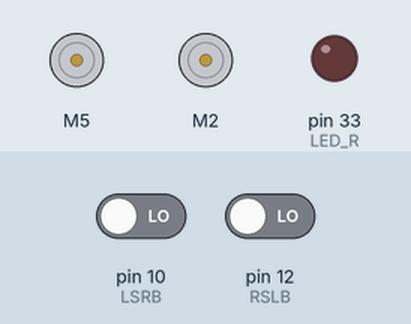
The sketch below on a simulated Arduino Mega 2560, built with avr-gcc and run on an emulated ATmega2560. Shown: 2 × DC motor (green arrow = forward, orange = backward, longer = faster), output pins drawn as LEDs (lit = HIGH). Inputs (shaded band) come from the test bench; at power-on: pin 12 (RSLB) LOW, pin 10 (LSRB) LOW. What the sketch prints to the serial monitor is not drawn.

Above: at 0.8 s.
0.9 s: pin 12 (RSLB) driven HIGH
At 2.9 s:
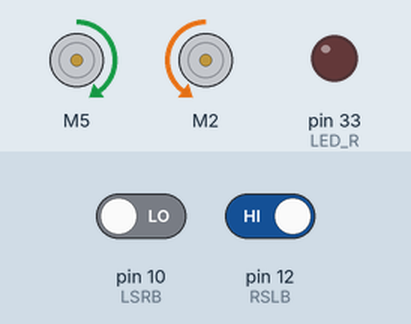
At 3.8 s:
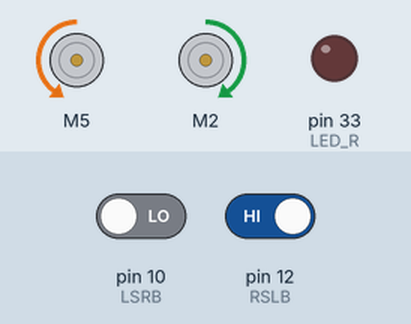
3.9 s: pin 10 (LSRB) driven HIGH
At 7.5 s:
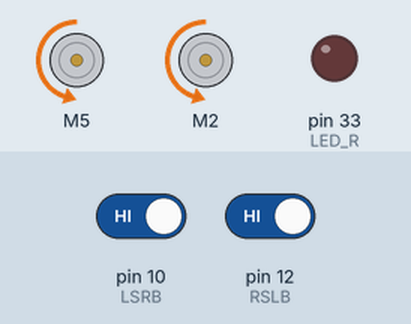
Timing chart, 0 to 9.0 s (numbered marks = the images above; inputs shaded):
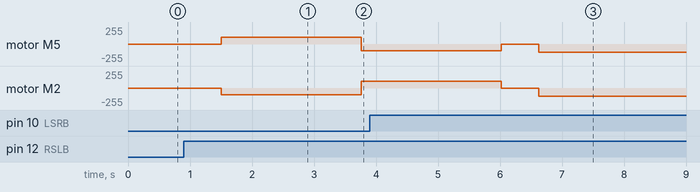

Measured:
- after the input at 0.9 s, motor M5: stopped → forward 100/255 after 0.60 s, → backward 100/255 2.3 s later; motor M2: stopped → backward 100/255 after 0.60 s, → forward 100/255 2.3 s later

The sketch:

MESH_25.ino
```cpp
//This is my base code for a bot without oled and this may need some tweaks or adjustments to fit your bot

#include <QTRSensors.h>
#include <SparkFun_TB6612.h>

#define Twhite 150  // Threshold for white surface detection
#define Tblack 400  // Threshold for black line detection
#define NUM_SENSORS 16  // Number of sensors used in the QTR array

// PID calculation variables
int error_dir = 0;
int last_error = 0;  // Last error value for PID calculation
int I = 0;           // PID terms
float Kp = 0.05, Ki = 0.0005, Kd = 0.3;
int center_position = 7500;
uint8_t MAX_SPEED_R = 255, MAX_SPEED_L = 255;
uint8_t BASE_SPEED_R = 220, BASE_SPEED_L = 220;
#define TURN_SPEED 150

// Create QTR object for IR
QTRSensors qtr;
uint16_t sensorValues[NUM_SENSORS];

// Motor driver pin definitions (TB6612FNG)
#define LIN1 2
#define LIN2 3
#define LPWM 1

#define RIN1 5
#define RIN2 6
#define RPWM 7
Motor motor_r = Motor(RIN1, RIN2, RPWM, -1, 99);
Motor motor_l = Motor(LIN1, LIN2, LPWM, -1, 99);
#define LED_L 0
#define LED_R 33

// Button definitions
#define RSLB 12
#define LSRB 10
bool ABUT = false;
bool FBUT = false;
bool SBUT = false;

// Path variables
bool LP = false;
bool RP = false;
bool FP = false;
char Turn;
char turn;
char path[100];
int pathLength = 0;

// Function prototypes
void setMotor(int set_speed_r, int set_speed_l);
void moveForward();
void turnLeft();
void turnRight();
void uTurn();
void stopMotors();
void recordPath(char move);
void optimizePath();
void pid_control();
void mspeed(int posa, int posb);
void finalRun();

void setup() {
    Serial.begin(9600);

    // Initialize QTR sensor array
    qtr.setTypeRC();
    qtr.setSensorPins((const uint8_t[]){23,22,21,20,19,18,17,16,15,14,32,41,40,39,38,37}, NUM_SENSORS);

    pinMode(LED_L, OUTPUT);
    pinMode(LED_R, OUTPUT);

    // Setup Motor pins
    pinMode(RIN1, OUTPUT);
    pinMode(RIN2, OUTPUT);
    pinMode(RPWM, OUTPUT);
    pinMode(LIN1, OUTPUT);
    pinMode(LIN2, OUTPUT);
    pinMode(LPWM, OUTPUT);

    // Initialize motors but stop initially
    motor_r.brake();
    motor_l.brake();
    delay(2);

    // Setup Buttons
    pinMode(RSLB, INPUT);
    pinMode(LSRB, INPUT);

    // Wait for the first button press to start calibration
    while (true) {
        if (digitalRead(RSLB) == HIGH) {
            Serial.println("First butt..");
            delay(600);
            break;
        }
    }

    // Calibrate IR sensors
    for (int i = 0; i < 100; i++) {
        if (i < 50) {
            setMotor(-100, 100);
        } else {
            setMotor(100, -100);
        }
        Serial.print("calibrating sensors");
        qtr.calibrate();
        delay(20);
    }
    motor_r.brake();
    motor_l.brake();
    delay(2);

    // Wait for the second button press to start the main loop
    while (true) {
        Serial.println("inside while");
        if (digitalRead(LSRB) == HIGH) {
            Serial.println("After First butt..");
            delay(600);
            ABUT = true;
            break;
        }
        if (digitalRead(RSLB) == HIGH) {
            delay(600);
            Serial.println("After 2nd butt..");
            ABUT = false;
            break;
        }
    }
}

void loop() {
  moveForward();
 // pid_control();
    // while (1) {
    //     FP = false;
    //     RP = false;
    //     LP = false;
    //     pid_control();
    //     qtr.readLineWhite(sensorValues);

    //     // Check for left turn intersection || sensorValues[1] < Twhite || sensorValues[2] < Twhite
    //     if (sensorValues[0] < Twhite ) {
    //         LP = true;
    //         Turn = 'L';
    //         digitalWrite(LED_L, HIGH);

    //         // Check for right turn intersection as well   || sensorValues[14] < Twhite || sensorValues[13] < Twhite
    //         for (int i = 0; i < 10; i++) {
    //             qtr.readLineWhite(sensorValues);
    //             if (sensorValues[15] < Twhite ) {
    //                 RP = true;
    //                 Turn = 'R';
    //                 digitalWrite(LED_R, HIGH);
    //                 break;
    //             }
    //         }
    //         break;
    //     } else {
    //         digitalWrite(LED_L, LOW);
    //     }

    //     // Check for right turn intersection  || sensorValues[14] < Twhite || sensorValues[13] < Twhite
    //     if (sensorValues[15] < Twhite ) {
    //         RP = true;
    //         Turn = 'R';
    //         digitalWrite(LED_R, HIGH);

    //         // Check for left turn intersection as well  || sensorValues[1] < Twhite || sensorValues[2] < Twhite
    //         for (int i = 0; i < 10; i++) {
    //             qtr.readLineWhite(sensorValues);
    //             if (sensorValues[0] < Twhite ) {
    //                 LP = true;
    //                 Turn = 'L';
    //                 digitalWrite(LED_L, HIGH);
    //                 break;
    //             }
    //         }
    //         break;
    //     } else {
    //         digitalWrite(LED_R, LOW);
    //     }

    //     // Check for U-turn (all sensors off the line)
    //     if (sensorValues[0] > Tblack && sensorValues[1] > Tblack && sensorValues[2] > Tblack && sensorValues[3] > Tblack && sensorValues[4] > Tblack && sensorValues[5] > Tblack && sensorValues[6] > Tblack && sensorValues[7] > Tblack && sensorValues[8] > Tblack && sensorValues[9] > Tblack && sensorValues[10] > Tblack && sensorValues[11] > Tblack && sensorValues[12] > Tblack && sensorValues[13] > Tblack && sensorValues[14] > Tblack && sensorValues[15] > Tblack) {
    //         uTurn();
    //         recordPath('U');
    //         optimizePath();
    //     }
    // }

    // stopMotors();
    // delay(1000);
    // moveForward();
    // stopMotors();
    // delay(1000);
    // qtr.readLineWhite(sensorValues);

    // // Final run condition check (all sensors read Twhite)
    // if (sensorValues[0] < Twhite && sensorValues[1] < Twhite && sensorValues[2] < Twhite && sensorValues[3] < Twhite && sensorValues[4] < Twhite && sensorValues[5] < Twhite && sensorValues[6] < Twhite && sensorValues[7] < Twhite && sensorValues[8] < Twhite && sensorValues[9] < Twhite && sensorValues[10] < Twhite && sensorValues[11] < Twhite && sensorValues[12] < Twhite && sensorValues[13] < Twhite && sensorValues[14] < Twhite && sensorValues[15] < Twhite) {
    //     while (true) {
    //         if (digitalRead(RSLB) == HIGH) {
    //             delay(600);
    //             break;
    //         }
    //     }
    //     finalRun();
    // }

    //   qtr.readLineWhite(sensorValues);

    // // Check for straight path
    // if (sensorValues[5] > Tblack && sensorValues[6] > Tblack && sensorValues[7] > Tblack && sensorValues[8] > Tblack && sensorValues[9] > Tblack && sensorValues[10] > Tblack && sensorValues[11] > Tblack && sensorValues[12] > Tblack ) {
    //     FP = false;
    // } else {
    //     FP = true;
    // }

    // // Navigation logic based on button state (ABUT)
    // if (ABUT) {
    //     if (LP) {
    //         turnLeft();
    //         recordPath('L');
    //         optimizePath();
    //     } else if (FP) {
    //         //moveForward();
    //         recordPath('S');
    //         optimizePath();
    //     } else if (RP) {
    //         turnRight();
    //         recordPath('R');
    //         optimizePath();
    //     }
    // } else {
    //     if (RP) {
    //         turnRight();
    //         recordPath('R');
    //         optimizePath();
    //     } else if (FP) {
    //         //moveForward();
    //         recordPath('S');
    //         optimizePath();
    //     } else if (LP) {
    //         turnLeft();
    //         recordPath('L');
    //         optimizePath();
    //     }
    // }
    // //delay(1000);
    // digitalWrite(LED_L, LOW);
    // digitalWrite(LED_R, LOW);
}

// Function to read the position of the line using QTR sensor array
int readLine() {
    int position = qtr.readLineWhite(sensorValues);
    return position;
}

// Move forward
void moveForward() {
    setMotor(120, 120);
    delay(200);
}

// Turn left
void turnLeft() {
    while (sensorValues[9] < Twhite || sensorValues[8] < Twhite) {
        qtr.readLineWhite(sensorValues);
        setMotor(120, -120);
    }
    while (sensorValues[9] > Tblack || sensorValues[8] > Tblack) {
        qtr.readLineWhite(sensorValues);
        setMotor(120, -120);
    }
    // while (sensorValues[0] < Twhite || sensorValues[15] < Twhite) {
    //     qtr.readLineWhite(sensorValues);
    //     setMotor(90, -90);
    // }
}

// Turn right
void turnRight() {
    while (sensorValues[9] < Twhite || sensorValues[8] < Twhite) {
        qtr.readLineWhite(sensorValues);
        setMotor(-120, 120);
    }
    while (sensorValues[9] > Tblack || sensorValues[9] > Tblack) {
        qtr.readLineWhite(sensorValues);
        setMotor(-120, 120);
    }
    // while (sensorValues[0] != 1000 || sensorValues[15] != 1000) {
    //     qtr.readLineWhite(sensorValues);
    //     setMotor(-90, 90);
    // }
}

// U-turn
void uTurn() {
    while (sensorValues[7] > Tblack || sensorValues[8] > Tblack) {
        qtr.readLineWhite(sensorValues);
        setMotor(-120, 120);
    }
    stopMotors();
}

// Stop motors
void stopMotors() {
    motor_r.brake();
    motor_l.brake();
    delay(10);
}

// Record the movement in the path
void recordPath(char move) {
    if (pathLength < 100) {
        path[pathLength++] = move;
    }
}

// Optimize the path
void optimizePath() {
    if (pathLength < 3 || path[pathLength - 2] != 'U') {
        return;
    }

    int total_angle = 0;

    for (int m = 1; m <= 3; m++) {
        switch (path[pathLength - m]) {
            case 'R':
                total_angle += 90;
                break;
            case 'L':
                total_angle += 270;
                break;
            case 'U':
                total_angle += 180;
                break;
        }
    }

    total_angle %= 360;

    switch (total_angle) {
        case 0:
            path[pathLength - 3] = 'S';
            break;
        case 90:
            path[pathLength - 3] = 'R';
            break;
        case 180:
            path[pathLength - 3] = 'U';
            break;
        case 270:
            path[pathLength - 3] = 'L';
            break;
    }
    pathLength -= 2;
}

// PID control function
void pid_control() {
    uint16_t position = qtr.readLineWhite(sensorValues);

    // FIX 1: Invert the error calculation so the signs match the motor logic
    // Range: -7500 (Left) to +7500 (Right)
    int error = position - center_position;

    // P Term
    int P = error;

    // D Term
    int D = error - last_error;
    last_error = error;

    // I Term (Optional: Disabled for now to ensure stability)
    // Only enable I if the robot oscillates around the center but never quite settles
    // I = I + error;
    // int I_term = I * Ki;

    // PID Calculation
    // Note: Removed I for initial tuning
    float motorAdjustment = (P * Kp) + (D * Kd);

    // Calculate motor speeds
    int rightMotorSpeed = BASE_SPEED_R - motorAdjustment;
    int leftMotorSpeed  = BASE_SPEED_L + motorAdjustment;

    // FIX 2: Allow negative speeds for sharp turns (Pivot turning)
    // The SparkFun library handles negative numbers by reversing the motor direction
    rightMotorSpeed = constrain(rightMotorSpeed, -MAX_SPEED_R, MAX_SPEED_R);
    leftMotorSpeed  = constrain(leftMotorSpeed,  -MAX_SPEED_L, MAX_SPEED_L);

    // Set motor speeds
    mspeed(rightMotorSpeed, leftMotorSpeed);
}

// Sets the speed for both motors using the motor objects
void mspeed(int posa, int posb) {
    motor_r.drive(posa);
    motor_l.drive(posb);
}

// Sets the speed for both motors (alternative)
void setMotor(int set_speed_r, int set_speed_l) {
    motor_r.drive(set_speed_r);
    motor_l.drive(set_speed_l);
}

// Final run function to follow the optimized path
void finalRun() {
    int i = 0;
    while (i < pathLength) {
        while (true) {
            qtr.readLineWhite(sensorValues);
            pid_control();
            if (sensorValues[0] < Twhite || sensorValues[1] < Twhite || sensorValues[2] < Twhite || sensorValues[13] < Twhite || sensorValues[14] < Twhite || sensorValues[15] < Twhite) {
                break;
            }
        }
        stopMotors();
        setMotor(100, 100);
        delay(75);

        if (path[i] == 'L') {
            turnLeft();
        } else if (path[i] == 'S') {
            moveForward();
        } else if (path[i] == 'R') {
            turnRight();
        } else if (path[i] == 'U') {
            uTurn();
        }

        i++;
    }

    motor_r.brake();
    motor_l.brake();
    digitalWrite(LED_R, HIGH);
    digitalWrite(LED_L, HIGH);
    delay(50000);
}
```
